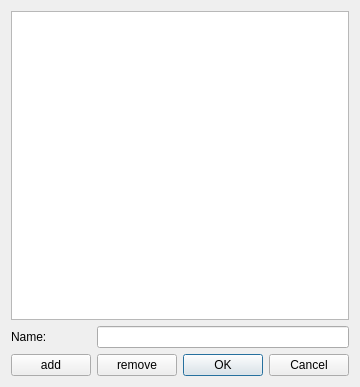
<?xml version="1.0" encoding="UTF-8"?>
<ui version="4.0">
 <class>AddPersonsDialog</class>
 <widget class="QDialog" name="AddPersonsDialog">
  <property name="geometry">
   <rect>
    <x>0</x>
    <y>0</y>
    <width>331</width>
    <height>387</height>
   </rect>
  </property>
  <property name="windowTitle">
   <string>Dialog</string>
  </property>
  <layout class="QGridLayout" name="gridLayout">
   <item row="0" column="0" colspan="3">
    <widget class="QListWidget" name="personsList"/>
   </item>
   <item row="1" column="0">
    <widget class="QLabel" name="label">
     <property name="text">
      <string>Name:</string>
     </property>
    </widget>
   </item>
   <item row="1" column="1" colspan="2">
    <widget class="QLineEdit" name="lineEdit"/>
   </item>
   <item row="2" column="0">
    <widget class="QPushButton" name="addButton">
     <property name="text">
      <string>add</string>
     </property>
    </widget>
   </item>
   <item row="2" column="1">
    <widget class="QPushButton" name="removeButton">
     <property name="text">
      <string>remove</string>
     </property>
    </widget>
   </item>
   <item row="2" column="2">
    <widget class="QDialogButtonBox" name="buttonBox">
     <property name="orientation">
      <enum>Qt::Horizontal</enum>
     </property>
     <property name="standardButtons">
      <set>QDialogButtonBox::Cancel|QDialogButtonBox::Ok</set>
     </property>
    </widget>
   </item>
  </layout>
 </widget>
 <resources/>
 <connections>
  <connection>
   <sender>buttonBox</sender>
   <signal>accepted()</signal>
   <receiver>AddPersonsDialog</receiver>
   <slot>accept()</slot>
   <hints>
    <hint type="sourcelabel">
     <x>248</x>
     <y>254</y>
    </hint>
    <hint type="destinationlabel">
     <x>157</x>
     <y>274</y>
    </hint>
   </hints>
  </connection>
  <connection>
   <sender>buttonBox</sender>
   <signal>rejected()</signal>
   <receiver>AddPersonsDialog</receiver>
   <slot>reject()</slot>
   <hints>
    <hint type="sourcelabel">
     <x>316</x>
     <y>260</y>
    </hint>
    <hint type="destinationlabel">
     <x>286</x>
     <y>274</y>
    </hint>
   </hints>
  </connection>
 </connections>
</ui>
